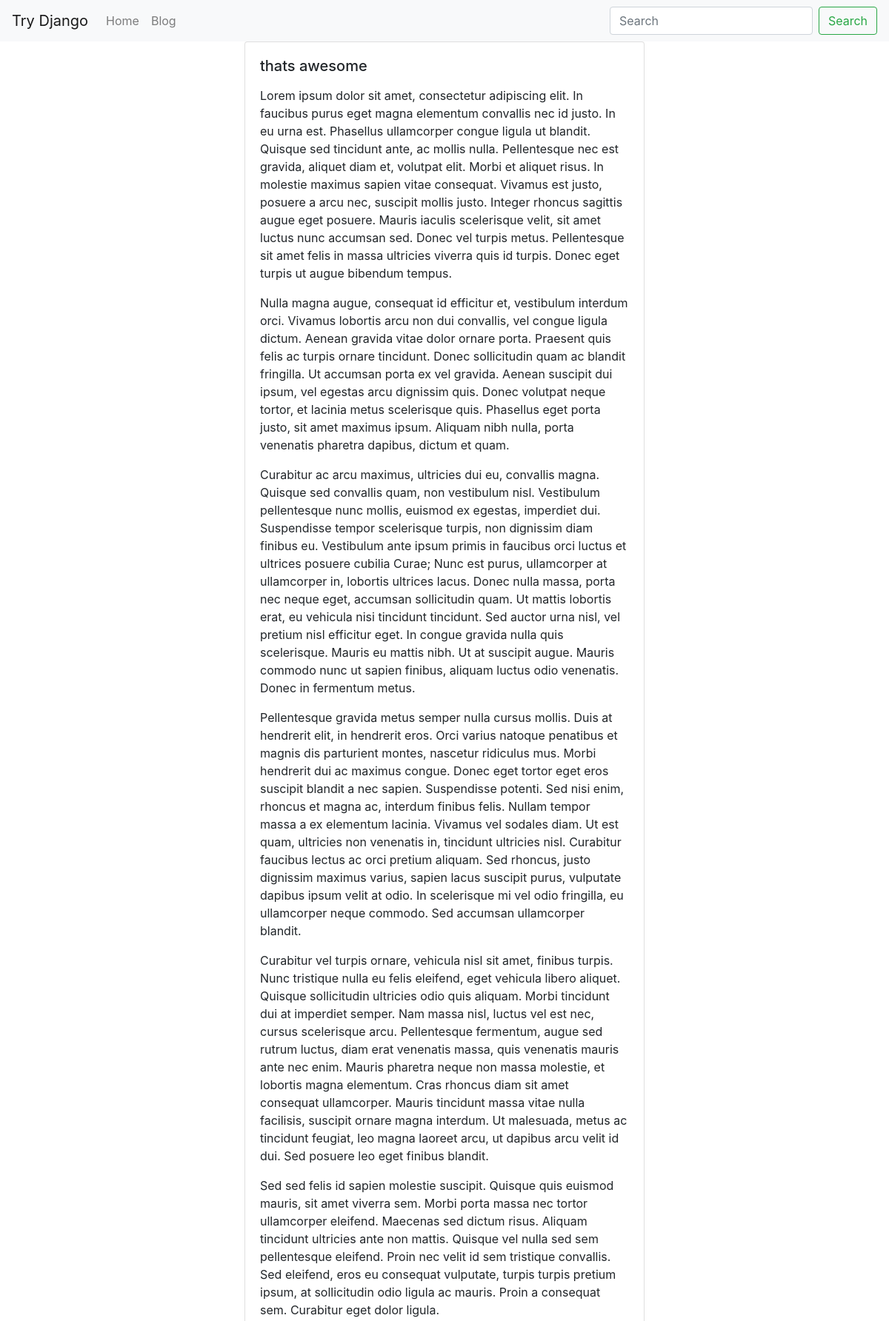
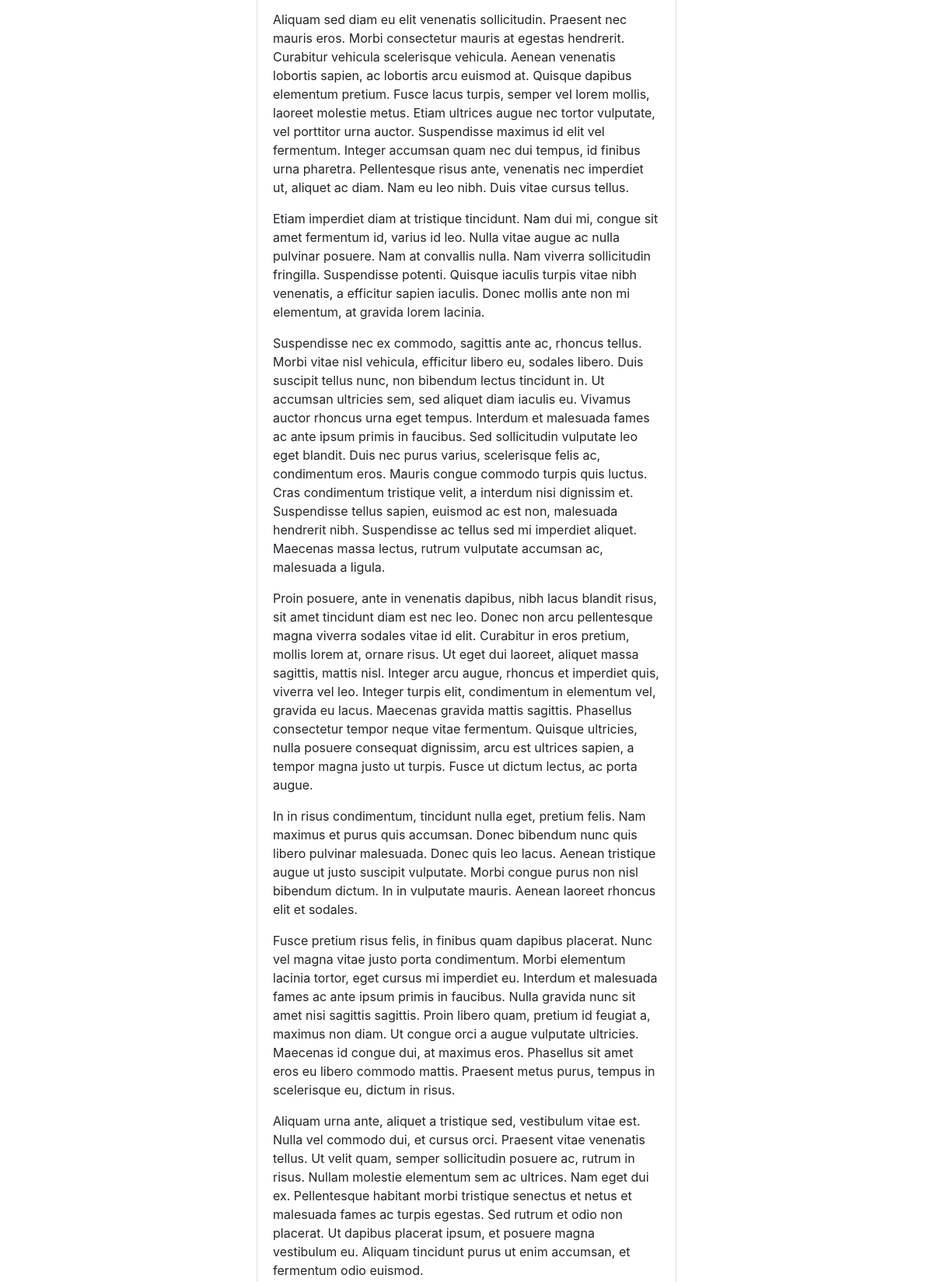
/blog/hello-world3/ (upper part), run on the app's committed database (2 pictures, top to bottom).
### blog/models.py (models this page shows, shortened)
class BlogPost(models.Model):
    user = models.ForeignKey(User,default=1,null= True, on_delete=models.SET_NULL )
    title = models.CharField(max_length=120)
    slug = models.SlugField(unique=True)
    content = models.TextField(null=True,blank=True)

### blog/views.py (the view)
# urls.py: path('<str:slug>/', blog_post_detail_view),
def blog_post_detail_view(request,slug):
    obj = get_object_or_404(BlogPost,slug=slug)
    template_name = "blog/detail.html"
    context= {"object": obj}
    return render(request,template_name,context)

### blog/templates/blog/detail.html (shortened to what this page needs)
{% extends "base.html" %}
{% block content %}
<div class="row">
{% include 'blog/list-inline.html' with blog_post=object detail=True %}
</div>
{% endblock %}

### blog/templates/blog/list-inline.html (shortened to what this page needs)
<div class='col-12 col-md-6 mx-auto'>
    <div class="card">
        <div class="card-body">
            <h5 class="card-title">{{ blog_post.title }}</h5>
            <p class="card-text">
                {% if truncate %}
                {{ blog_post.content| linebreaks| truncatewords:30 }}
                {% else %}
                {{ blog_post.content| linebreaks }}
                {% endif %}
            </p>
        </div>
    </div>
</div>

### data on the page
BlogPost: title "thats awesome", content "Lorem ipsum dolor sit amet, consectetur adipiscing elit. In faucibus purus eget magna elementum convallis nec id justo. In eu urna est. Phasellus ullamcorper congue ligula ut blandit. Quisque sed tincidunt ante, ac mollis nulla. Pellentesque nec est gravida, aliquet diam et, volutpat elit. Morbi et aliquet risus. In molestie maximus sapien vitae consequat. Vivamus est justo, posuere a arcu nec, suscipit mollis justo. Integer rhoncus sagittis augue eget posuere. Mauris iaculis scelerisque velit, sit amet luctus nunc accumsan sed. Donec vel turpis metus. Pellentesque sit amet felis in massa ultricies viverra quis id turpis. Donec eget turpis ut augue bibendum tempus. Nulla magna augue,…"
